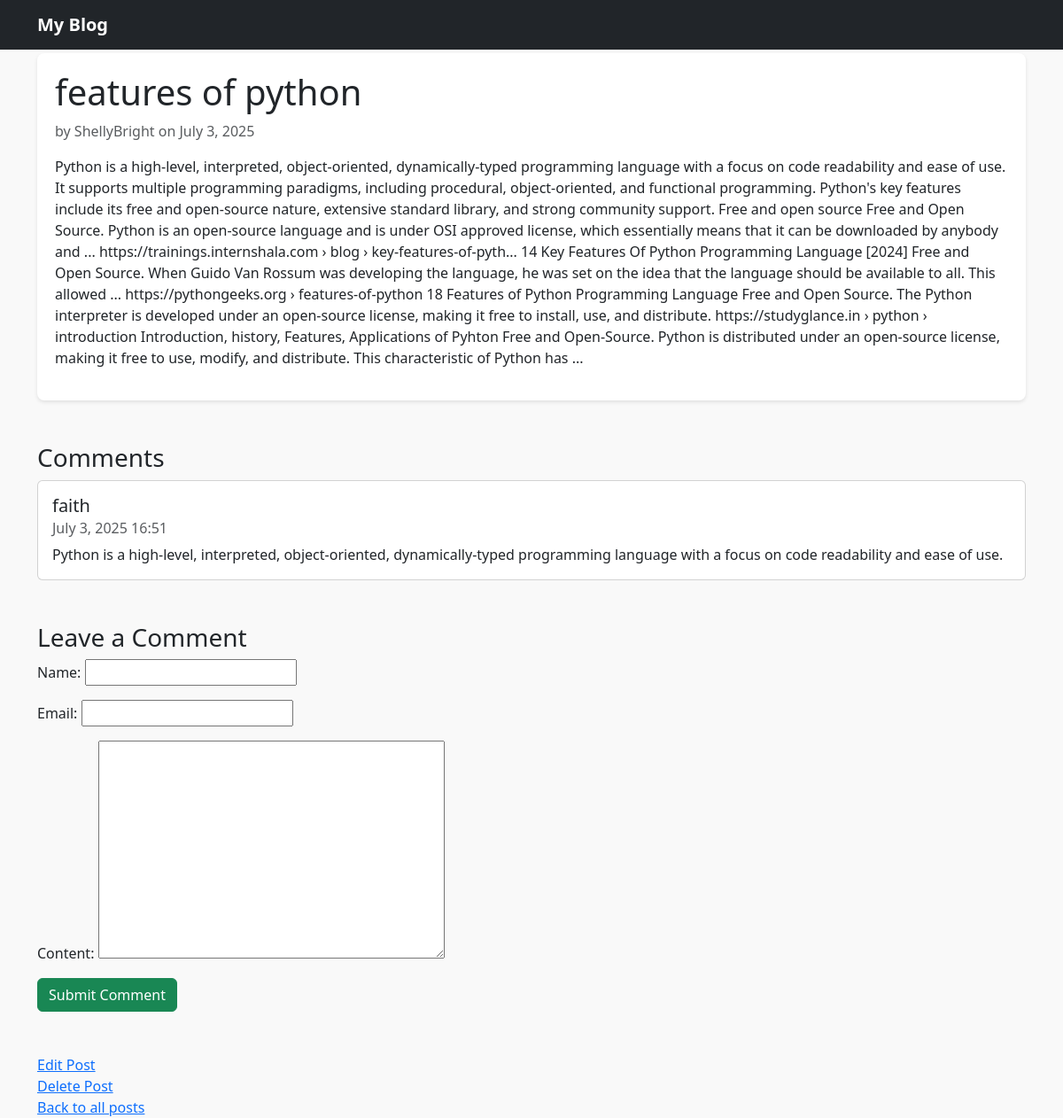
Screenshot of /3/ with the database file from the repository.
### blog/models.py (models this page shows, shortened)
class Post(models.Model):
    title = models.CharField(max_length=200)
    content = models.TextField()
    created_at = models.DateTimeField(auto_now_add=True)
    author = models.ForeignKey(User, on_delete=models.CASCADE)
    category = models.ForeignKey(Category, on_delete=models.SET_NULL, null=True, blank=True)
    tags = models.ManyToManyField(Tag, blank=True)

class Comment(models.Model):
    name = models.CharField(max_length=80, null=True)
    email = models.EmailField(max_length=80, blank=True, null=True)
    post = models.ForeignKey(Post, related_name='comments', on_delete=models.CASCADE)
    content = models.TextField()
    created_at = models.DateTimeField(auto_now_add=True)
    approved = models.BooleanField(default=True)

### blog/views.py (the view)
# urls.py: path('<int:pk>/', views.post_detail, name='post_detail'),
def post_detail(request, pk):
    post = get_object_or_404(Post, pk=pk)
    comments = post.comments.filter(approved=True)
    if request.method == 'POST':
        comment_form = CommentForm(request.POST)
        if comment_form.is_valid():
            new_comment = comment_form.save(commit=False)
            new_comment.post = post
            new_comment.save()
            return redirect('post_detail', pk=post.pk)
    else:
        comment_form = CommentForm()
    return render(request, 'blog/post_detail.html', {
        'post': post,
        'comments': comments,
        'comment_form': comment_form
    })

### blog/forms.py
class CommentForm(forms.ModelForm):
    class Meta:
        model = Comment
        fields = ('name', 'email', 'content')

### blog/templates/blog/post_detail.html (shortened to what this page needs)
{% extends 'blog/base.html' %}
{% block content %}
<div class="blog-post">
    <h1>{{ post.title }}</h1>
    <p class="text-muted">by {{ post.author.username }} on {{ post.created_at|date:"F j, Y" }}</p>
    <p>{{ post.content }}</p>
</div>
<h3 class="mt-5">Comments</h3>
{% for comment in comments %}
    <div class="card mb-3">
        <div class="card-body">
            <h5 class="card-title">{{ comment.name }}</h5>
            <h6 class="card-subtitle mb-2 text-muted">{{ comment.created_at|date:"F j, Y H:i" }}</h6>
            <p class="card-text">{{ comment.content }}</p>
        </div>
    </div>
{% empty %}
    <p>No comments yet.</p>
{% endfor %}
<h3 class="mt-5">Leave a Comment</h3>
<form method="post" class="mb-5">
    {{ comment_form.as_p }}
    <button class="btn btn-success" type="submit">Submit Comment</button>
</form>
    <a href="{% url 'post_update' post.pk %}">Edit Post</a>
    <br />
    <a href="{% url 'post_delete' post.pk %}">Delete Post</a>
    <br />
    <a href="{% url 'post_list' %}">Back to all posts</a>
{% endblock %}

### blog/templates/blog/base.html (style rules this page uses)
body { padding-top: 60px; background-color: #f9f9f9; }
.blog-post { background: #fff; padding: 20px; border-radius: 8px; margin-bottom: 20px; box-shadow: 0 2px 4px rgba(0,0,0,.1); }

### rows the page displays
Post: title "features of python", author.username "ShellyBright", created_at "July 3, 2025", content "Python is a high-level, interpreted, object-oriented, dynamically-typed programming language with a focus on code readability and ease of use. It supports multiple programming paradigms, including procedural, object-oriented, and functional programming. Python's key features include its free and open-source nature, extensive standard library, and strong community support. Free and open source Free and Open Source. Python is an open-source language and is under OSI approved license, which essentially means that it can be downloaded by anybody and ... https://trainings.internshala.com › blog › key-features-of-pyth... 14 Key Features Of Python Programming Language [2024] Free and Open Source.…"
Comment: name "faith", created_at "July 3, 2025 16:51", content "Python is a high-level, interpreted, object-oriented, dynamically-typed programming language with a focus on code readability and ease of use."
